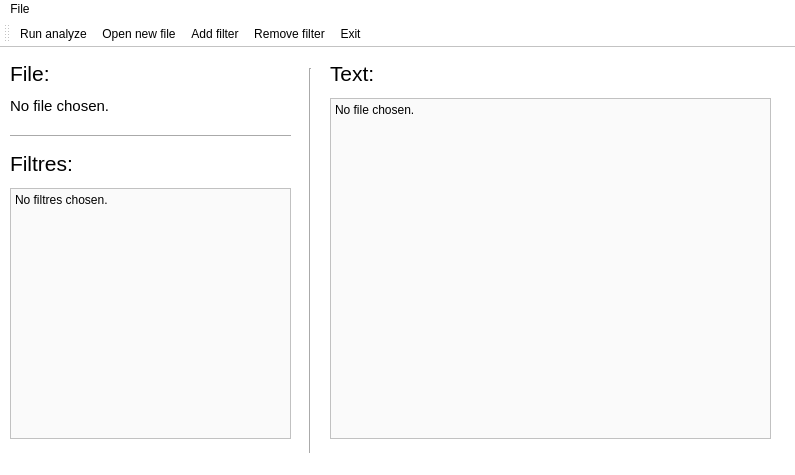
<?xml version="1.0" encoding="UTF-8"?>
<ui version="4.0">
 <class>MainWindow</class>
 <widget class="QMainWindow" name="MainWindow">
  <property name="geometry">
   <rect>
    <x>0</x>
    <y>0</y>
    <width>795</width>
    <height>475</height>
   </rect>
  </property>
  <property name="minimumSize">
   <size>
    <width>795</width>
    <height>475</height>
   </size>
  </property>
  <property name="maximumSize">
   <size>
    <width>795</width>
    <height>475</height>
   </size>
  </property>
  <property name="palette">
   <palette>
    <active>
     <colorrole role="Button">
      <brush brushstyle="SolidPattern">
       <color alpha="255">
        <red>255</red>
        <green>255</green>
        <blue>255</blue>
       </color>
      </brush>
     </colorrole>
     <colorrole role="Base">
      <brush brushstyle="SolidPattern">
       <color alpha="255">
        <red>255</red>
        <green>255</green>
        <blue>255</blue>
       </color>
      </brush>
     </colorrole>
     <colorrole role="Window">
      <brush brushstyle="SolidPattern">
       <color alpha="255">
        <red>255</red>
        <green>255</green>
        <blue>255</blue>
       </color>
      </brush>
     </colorrole>
    </active>
    <inactive>
     <colorrole role="Button">
      <brush brushstyle="SolidPattern">
       <color alpha="255">
        <red>255</red>
        <green>255</green>
        <blue>255</blue>
       </color>
      </brush>
     </colorrole>
     <colorrole role="Base">
      <brush brushstyle="SolidPattern">
       <color alpha="255">
        <red>255</red>
        <green>255</green>
        <blue>255</blue>
       </color>
      </brush>
     </colorrole>
     <colorrole role="Window">
      <brush brushstyle="SolidPattern">
       <color alpha="255">
        <red>255</red>
        <green>255</green>
        <blue>255</blue>
       </color>
      </brush>
     </colorrole>
    </inactive>
    <disabled>
     <colorrole role="Button">
      <brush brushstyle="SolidPattern">
       <color alpha="255">
        <red>255</red>
        <green>255</green>
        <blue>255</blue>
       </color>
      </brush>
     </colorrole>
     <colorrole role="Base">
      <brush brushstyle="SolidPattern">
       <color alpha="255">
        <red>255</red>
        <green>255</green>
        <blue>255</blue>
       </color>
      </brush>
     </colorrole>
     <colorrole role="Window">
      <brush brushstyle="SolidPattern">
       <color alpha="255">
        <red>255</red>
        <green>255</green>
        <blue>255</blue>
       </color>
      </brush>
     </colorrole>
    </disabled>
   </palette>
  </property>
  <property name="mouseTracking">
   <bool>true</bool>
  </property>
  <property name="windowTitle">
   <string>Text Analyzer</string>
  </property>
  <property name="styleSheet">
   <string notr="true">background-color: rgb(255, 255, 255);</string>
  </property>
  <widget class="QWidget" name="centralWidget">
   <widget class="QLabel" name="label">
    <property name="geometry">
     <rect>
      <x>10</x>
      <y>10</y>
      <width>181</width>
      <height>31</height>
     </rect>
    </property>
    <property name="font">
     <font>
      <pointsize>16</pointsize>
     </font>
    </property>
    <property name="text">
     <string>File:</string>
    </property>
   </widget>
   <widget class="QLabel" name="label_2">
    <property name="geometry">
     <rect>
      <x>330</x>
      <y>10</y>
      <width>291</width>
      <height>31</height>
     </rect>
    </property>
    <property name="font">
     <font>
      <pointsize>16</pointsize>
     </font>
    </property>
    <property name="text">
     <string>Text:</string>
    </property>
   </widget>
   <widget class="QLabel" name="label_3">
    <property name="geometry">
     <rect>
      <x>10</x>
      <y>100</y>
      <width>181</width>
      <height>31</height>
     </rect>
    </property>
    <property name="font">
     <font>
      <pointsize>16</pointsize>
     </font>
    </property>
    <property name="text">
     <string>Filtres:</string>
    </property>
   </widget>
   <widget class="QLabel" name="label_4">
    <property name="geometry">
     <rect>
      <x>10</x>
      <y>50</y>
      <width>281</width>
      <height>16</height>
     </rect>
    </property>
    <property name="font">
     <font>
      <pointsize>11</pointsize>
     </font>
    </property>
    <property name="text">
     <string>No file chosen.</string>
    </property>
   </widget>
   <widget class="QTextBrowser" name="textBrowser">
    <property name="enabled">
     <bool>true</bool>
    </property>
    <property name="geometry">
     <rect>
      <x>330</x>
      <y>50</y>
      <width>441</width>
      <height>341</height>
     </rect>
    </property>
    <property name="mouseTracking">
     <bool>false</bool>
    </property>
    <property name="acceptDrops">
     <bool>true</bool>
    </property>
    <property name="autoFillBackground">
     <bool>false</bool>
    </property>
    <property name="styleSheet">
     <string notr="true">background-color: rgb(250, 250, 250)</string>
    </property>
    <property name="html">
     <string>&lt;!DOCTYPE HTML PUBLIC &quot;-//W3C//DTD HTML 4.0//EN&quot; &quot;http://www.w3.org/TR/REC-html40/strict.dtd&quot;&gt;
&lt;html&gt;&lt;head&gt;&lt;meta name=&quot;qrichtext&quot; content=&quot;1&quot; /&gt;&lt;meta charset=&quot;utf-8&quot; /&gt;&lt;style type=&quot;text/css&quot;&gt;
p, li { white-space: pre-wrap; }
&lt;/style&gt;&lt;/head&gt;&lt;body style=&quot; font-family:'Segoe UI'; font-size:9pt; font-weight:400; font-style:normal;&quot;&gt;
&lt;p style=&quot; margin-top:0px; margin-bottom:0px; margin-left:0px; margin-right:0px; -qt-block-indent:0; text-indent:0px;&quot;&gt;No file chosen.&lt;/p&gt;&lt;/body&gt;&lt;/html&gt;</string>
    </property>
   </widget>
   <widget class="Line" name="line">
    <property name="geometry">
     <rect>
      <x>300</x>
      <y>20</y>
      <width>21</width>
      <height>391</height>
     </rect>
    </property>
    <property name="orientation">
     <enum>Qt::Vertical</enum>
    </property>
   </widget>
   <widget class="Line" name="line_2">
    <property name="geometry">
     <rect>
      <x>10</x>
      <y>80</y>
      <width>281</width>
      <height>16</height>
     </rect>
    </property>
    <property name="orientation">
     <enum>Qt::Horizontal</enum>
    </property>
   </widget>
   <widget class="QTextBrowser" name="textBrowser_2">
    <property name="enabled">
     <bool>true</bool>
    </property>
    <property name="geometry">
     <rect>
      <x>10</x>
      <y>140</y>
      <width>281</width>
      <height>251</height>
     </rect>
    </property>
    <property name="styleSheet">
     <string notr="true">background-color: rgb(250, 250, 250)</string>
    </property>
    <property name="html">
     <string>&lt;!DOCTYPE HTML PUBLIC &quot;-//W3C//DTD HTML 4.0//EN&quot; &quot;http://www.w3.org/TR/REC-html40/strict.dtd&quot;&gt;
&lt;html&gt;&lt;head&gt;&lt;meta name=&quot;qrichtext&quot; content=&quot;1&quot; /&gt;&lt;meta charset=&quot;utf-8&quot; /&gt;&lt;style type=&quot;text/css&quot;&gt;
p, li { white-space: pre-wrap; }
&lt;/style&gt;&lt;/head&gt;&lt;body style=&quot; font-family:'Segoe UI'; font-size:9pt; font-weight:400; font-style:normal;&quot;&gt;
&lt;p style=&quot; margin-top:0px; margin-bottom:0px; margin-left:0px; margin-right:0px; -qt-block-indent:0; text-indent:0px;&quot;&gt;No filtres chosen.&lt;/p&gt;&lt;/body&gt;&lt;/html&gt;</string>
    </property>
   </widget>
  </widget>
  <widget class="QMenuBar" name="menuBar">
   <property name="geometry">
    <rect>
     <x>0</x>
     <y>0</y>
     <width>795</width>
     <height>22</height>
    </rect>
   </property>
   <widget class="QMenu" name="menuFile">
    <property name="title">
     <string>File</string>
    </property>
    <addaction name="actionOpen_new_file"/>
    <addaction name="actionRun_analyze"/>
    <addaction name="actionAdd_filter"/>
    <addaction name="actionRemove_filter"/>
    <addaction name="actionExit"/>
   </widget>
   <addaction name="menuFile"/>
  </widget>
  <widget class="QToolBar" name="mainToolBar">
   <attribute name="toolBarArea">
    <enum>TopToolBarArea</enum>
   </attribute>
   <attribute name="toolBarBreak">
    <bool>false</bool>
   </attribute>
   <addaction name="actionRun_analyze"/>
   <addaction name="actionOpen_new_file"/>
   <addaction name="actionAdd_filter"/>
   <addaction name="actionRemove_filter"/>
   <addaction name="actionExit"/>
  </widget>
  <widget class="QStatusBar" name="statusBar"/>
  <action name="actionOpen_new_file">
   <property name="checkable">
    <bool>false</bool>
   </property>
   <property name="icon">
    <iconset resource="QtWidgetsApplication2.qrc">
     <normaloff>:/QtWidgetsApplication2/folder+open+icon-1320161390409087972.png</normaloff>:/QtWidgetsApplication2/folder+open+icon-1320161390409087972.png</iconset>
   </property>
   <property name="text">
    <string>Open new file</string>
   </property>
  </action>
  <action name="actionExit">
   <property name="icon">
    <iconset resource="QtWidgetsApplication2.qrc">
     <normaloff>:/QtWidgetsApplication2/door_exit.png</normaloff>:/QtWidgetsApplication2/door_exit.png</iconset>
   </property>
   <property name="text">
    <string>Exit</string>
   </property>
  </action>
  <action name="actionRun_analyze">
   <property name="icon">
    <iconset resource="QtWidgetsApplication2.qrc">
     <normaloff>:/QtWidgetsApplication2/media_play_green.png</normaloff>:/QtWidgetsApplication2/media_play_green.png</iconset>
   </property>
   <property name="text">
    <string>Run analyze</string>
   </property>
  </action>
  <action name="actionAdd_filter">
   <property name="icon">
    <iconset resource="QtWidgetsApplication2.qrc">
     <normaloff>:/QtWidgetsApplication2/sign-add-icon.png</normaloff>:/QtWidgetsApplication2/sign-add-icon.png</iconset>
   </property>
   <property name="text">
    <string>Add filter</string>
   </property>
  </action>
  <action name="actionRemove_filter">
   <property name="icon">
    <iconset resource="QtWidgetsApplication2.qrc">
     <normaloff>:/QtWidgetsApplication2/remove-icon-16.jpg</normaloff>:/QtWidgetsApplication2/remove-icon-16.jpg</iconset>
   </property>
   <property name="text">
    <string>Remove filter</string>
   </property>
  </action>
 </widget>
 <layoutdefault spacing="6" margin="11"/>
 <resources>
  <include location="QtWidgetsApplication2.qrc"/>
 </resources>
 <connections>
  <connection>
   <sender>actionExit</sender>
   <signal>triggered()</signal>
   <receiver>MainWindow</receiver>
   <slot>close()</slot>
   <hints>
    <hint type="sourcelabel">
     <x>-1</x>
     <y>-1</y>
    </hint>
    <hint type="destinationlabel">
     <x>397</x>
     <y>237</y>
    </hint>
   </hints>
  </connection>
 </connections>
</ui>
